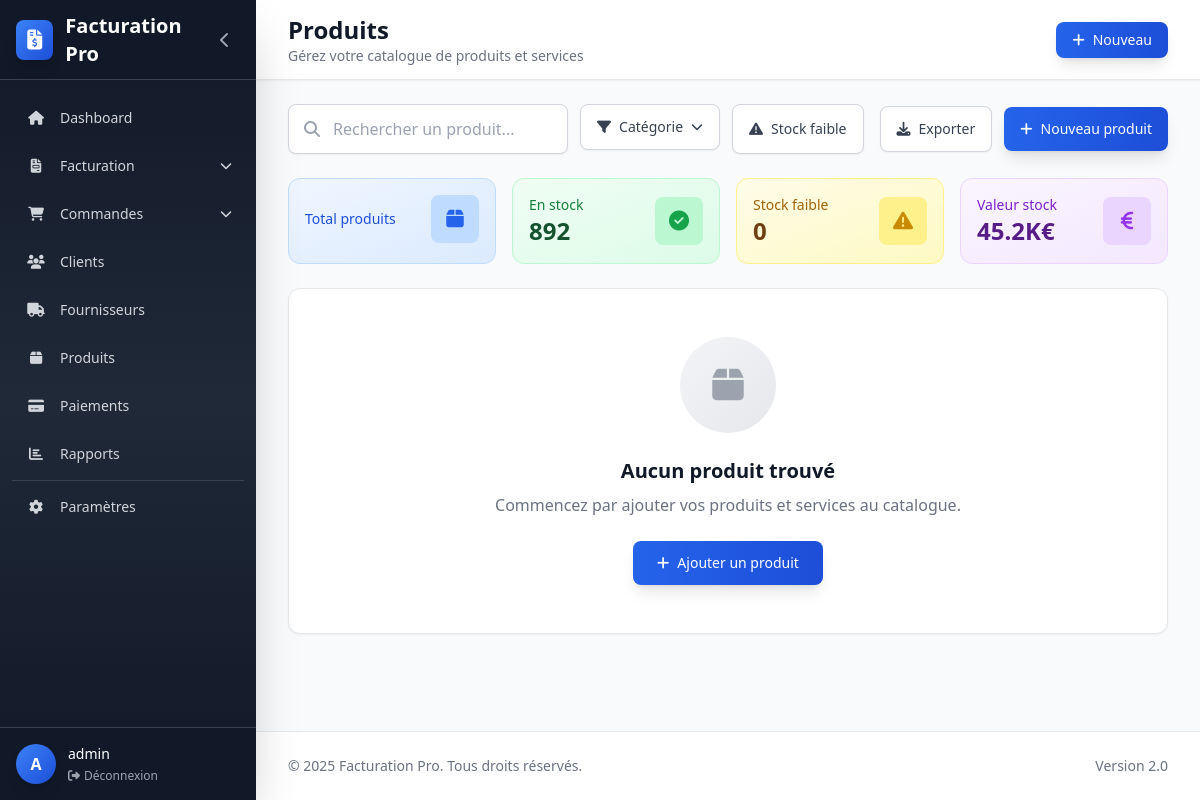
The app's page /products/ (signed in), older data.
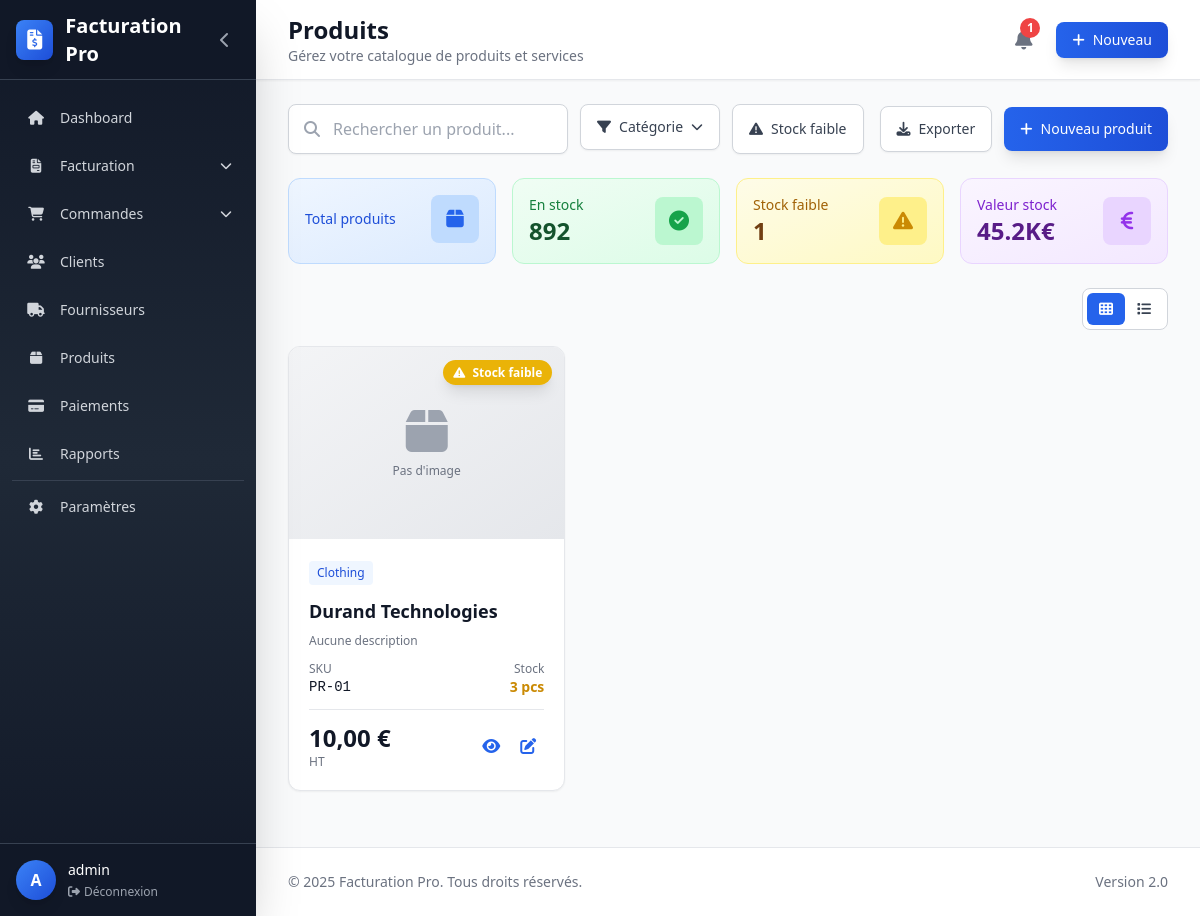
The same page, newer data.
### products/models.py (models this page shows, shortened)
class Product(models.Model):
    id = models.UUIDField(primary_key=True, default=uuid.uuid4, editable=False)
    name = models.CharField(max_length=255, db_index=True, verbose_name=_('Product Name'))
    description = models.TextField(blank=True)
    sku = models.CharField(max_length=100, unique=True, db_index=True, verbose_name=_('SKU'))
    reference = models.CharField(max_length=100, blank=True, db_index=True, verbose_name=_('Reference'))
    unit_price = models.DecimalField(
        max_digits=10, decimal_places=2,
        validators=[MinValueValidator(Decimal('0'))],
        verbose_name=_('Unit Price')
    )
    cost_price = models.DecimalField(
        max_digits=10, decimal_places=2, default=0,
        validators=[MinValueValidator(Decimal('0'))],
        verbose_name=_('Cost Price')
    )
    quantity_in_stock = models.IntegerField(default=0, validators=[MinValueValidator(0)])
    reorder_level = models.IntegerField(default=10, validators=[MinValueValidator(0)],
                                        verbose_name=_('Reorder Level'))
    tax_rate = models.DecimalField(
        max_digits=5, decimal_places=2, default=20,
        validators=[MinValueValidator(Decimal('0'))],
        verbose_name=_('Tax Rate (%)')
    )
    category = models.CharField(max_length=100, blank=True, db_index=True)
    unit = models.CharField(max_length=50, default='pcs', verbose_name=_('Unit of Measurement'))
    is_active = models.BooleanField(default=True)
    image = models.ImageField(upload_to='products/', blank=True, null=True)
    created_by = models.ForeignKey(User, on_delete=models.SET_NULL, null=True, related_name='products_created')
    created_at = models.DateTimeField(auto_now_add=True)
    updated_at = models.DateTimeField(auto_now=True)
    class Meta:
        ordering = ['name']
        verbose_name = _('Product')
        verbose_name_plural = _('Products')
        indexes = [
            models.Index(fields=['sku']),
            models.Index(fields=['name']),
            models.Index(fields=['category']),
        ]
    def is_low_stock(self):
        return self.quantity_in_stock <= self.reorder_level

### products/views.py (the view)
# urls.py: path('products/', ProductListView.as_view(), name='product_list'),
class ProductListView(LoginRequiredMixin, SearchMixin, ListView):
    model = Product
    template_name = 'products/list.html'
    context_object_name = 'products'
    paginate_by = 20
    login_url = 'accounts:login'
    search_fields = ['name', 'sku', 'reference', 'description']
    def get_queryset(self):
        queryset = super().get_queryset()
        category = self.request.GET.get('category')
        if category:
            queryset = queryset.filter(category=category)
        if self.request.GET.get('low_stock'):
            queryset = queryset.filter(quantity_in_stock__lte=F('reorder_level'))
        return queryset.order_by('name')
    def get_context_data(self, **kwargs):
        context = super().get_context_data(**kwargs)
        context['categories'] = Product.objects.values_list('category', flat=True).distinct()
        return context

### core/context_processors.py (called while the page is built)
def site_info(request):
    return {
        'site_name': 'Facturation Pro',
        'site_version': '2.0',
        'current_year': timezone.now().year,
    }

def user_notifications(request):
    if not request.user.is_authenticated:
        return {}
    from invoices.models import Invoice
    from products.models import Product
    from django.db.models import F
    today = timezone.now().date()
    return {
        'overdue_invoices_count': Invoice.objects.filter(
            due_date__lt=today,
            status__in=['sent', 'partial']
        ).count(),
        'low_stock_count': Product.objects.filter(
            quantity_in_stock__lte=F('reorder_level')
        ).count(),
    }

### core/mixins.py (called while the page is built)
    def get_queryset(self):
        queryset = super().get_queryset()
        search = self.request.GET.get('search')
        if search and self.search_fields:
            from django.db.models import Q
            query = Q()
            for field in self.search_fields:
                query |= Q(**{f"{field}__icontains": search})
            queryset = queryset.filter(query)
        return queryset

### templates/products/list.html (shortened to what the changed rows need)
{% extends 'base.html' %}
{% block page_title %}Produits{% endblock %}
{% block content %}
<div class="grid grid-cols-1 md:grid-cols-4 gap-4 mb-6">
    <div class="bg-gradient-to-br from-yellow-50 to-yellow-100 rounded-xl p-4 border border-yellow-200">
        <div class="flex items-center justify-between">
            <div>
                <p class="text-sm font-medium text-yellow-700">Stock faible</p>
                <p class="text-2xl font-bold text-yellow-900">{{ low_stock_count|default:0 }}</p>
            </div>
        </div>
    </div>
</div>
{% if products %}
<div class="mb-4 flex justify-end" x-data="{ view: 'grid' }">
    <div class="inline-flex rounded-lg border border-gray-300 bg-white p-1">
        <button @click="view = 'grid'"
                :class="view === 'grid' ? 'bg-primary-600 text-white' : 'text-gray-700 hover:bg-gray-50'"
                class="px-3 py-1.5 text-sm font-medium rounded-md transition-colors">
            <i class="fas fa-th"></i>
        </button>
        <button @click="view = 'list'"
                :class="view === 'list' ? 'bg-primary-600 text-white' : 'text-gray-700 hover:bg-gray-50'"
                class="px-3 py-1.5 text-sm font-medium rounded-md transition-colors">
            <i class="fas fa-list"></i>
        </button>
    </div>
</div>
<div x-data="{ view: 'grid' }" x-show="view === 'grid'" class="grid grid-cols-1 md:grid-cols-2 lg:grid-cols-3 xl:grid-cols-4 gap-6">
    {% for product in products %}
    <div class="bg-white rounded-xl shadow-sm border border-gray-200 hover:shadow-md transition-all overflow-hidden group">
        <div class="relative h-48 bg-gradient-to-br from-gray-100 to-gray-200 flex items-center justify-center overflow-hidden">
            {% if product.image %}
            <img src="{{ product.image.url }}"
                 alt="{{ product.name }}"
                 class="w-full h-full object-cover group-hover:scale-105 transition-transform duration-300">
            {% else %}
            <div class="text-center">
                <i class="fas fa-box text-gray-400 text-5xl mb-2"></i>
                <p class="text-xs text-gray-500">Pas d'image</p>
            </div>
            {% endif %}
            <div class="absolute top-3 right-3">
                {% if product.is_low_stock %}
                <span class="px-2.5 py-1 bg-yellow-500 text-white text-xs font-semibold rounded-full shadow-lg">
                    <i class="fas fa-exclamation-triangle mr-1"></i>
                    Stock faible
                </span>
                {% elif product.quantity_in_stock > 0 %}
                <span class="px-2.5 py-1 bg-green-500 text-white text-xs font-semibold rounded-full shadow-lg">
                    <i class="fas fa-check mr-1"></i>
                    En stock
                </span>
                {% else %}
                <span class="px-2.5 py-1 bg-red-500 text-white text-xs font-semibold rounded-full shadow-lg">
                    <i class="fas fa-times mr-1"></i>
                    Rupture
                </span>
                {% endif %}
            </div>
        </div>
        <div class="p-5">
            <div class="mb-3">
                {% if product.category %}
                <span class="inline-block px-2 py-1 text-xs font-medium text-primary-700 bg-primary-50 rounded">
                    {{ product.category }}
                </span>
                {% endif %}
            </div>
            <a href="{% url 'products:detail' product.pk %}"
               class="block mb-2 group-hover:text-primary-600 transition-colors">
                <h3 class="text-lg font-bold text-gray-900 truncate">{{ product.name }}</h3>
            </a>
            <p class="text-xs text-gray-500 mb-3 line-clamp-2">
                {{ product.description|truncatewords:15|default:"Aucune description" }}
            </p>
            <div class="flex items-center justify-between mb-3">
                <div>
                    <p class="text-xs text-gray-500">SKU</p>
                    <p class="text-sm font-mono text-gray-900">{{ product.sku }}</p>
                </div>
                <div class="text-right">
                    <p class="text-xs text-gray-500">Stock</p>
                    <p class="text-sm font-bold {% if product.is_low_stock %}text-yellow-600{% else %}text-gray-900{% endif %}">
                        {{ product.quantity_in_stock }} {{ product.unit }}
                    </p>
                </div>
            </div>
            <div class="pt-3 border-t border-gray-200 flex items-center justify-between">
                <div>
                    <p class="text-2xl font-bold text-gray-900">{{ product.unit_price|floatformat:2 }} €</p>
                    <p class="text-xs text-gray-500">HT</p>
                </div>
                <div class="flex space-x-1">
                    <a href="{% url 'products:detail' product.pk %}"
                       class="p-2 text-primary-600 hover:bg-primary-50 rounded-lg transition-colors"
                       title="Voir">
                        <i class="fas fa-eye"></i>
                    </a>
                    <a href="{% url 'products:edit' product.pk %}"
                       class="p-2 text-blue-600 hover:bg-blue-50 rounded-lg transition-colors"
                       title="Modifier">
                        <i class="fas fa-edit"></i>
                    </a>
                </div>
            </div>
        </div>
    </div>
    {% endfor %}
</div>
{% else %}
<div class="bg-white rounded-xl shadow-sm border border-gray-200 p-12 text-center">
    <div class="w-24 h-24 bg-gradient-to-br from-gray-100 to-gray-200 rounded-full flex items-center justify-center mx-auto mb-6">
        <i class="fas fa-box text-gray-400 text-4xl"></i>
    </div>
    <h3 class="text-xl font-bold text-gray-900 mb-2">
        Aucun produit trouvé
    </h3>
    <p class="text-gray-500 mb-6">
        {% if request.GET.search %}
        Aucun résultat pour "{{ request.GET.search }}". Essayez une autre recherche.
        {% else %}
        Commencez par ajouter vos produits et services au catalogue.
        {% endif %}
    </p>
    {% if not request.GET.search %}
    <a href="{% url 'products:create' %}"
       class="inline-flex items-center px-6 py-3 text-sm font-medium text-white bg-gradient-to-r from-primary-600 to-primary-700 rounded-lg hover:from-primary-700 hover:to-primary-800 shadow-lg hover:shadow-xl transition-all">
        <i class="fas fa-plus mr-2"></i>
        Ajouter un produit
    </a>
    {% endif %}
</div>
{% endif %}
{% endblock %}

### templates/base.html (shortened to what the changed rows need)
<!DOCTYPE html>
<html lang="fr" class="h-full bg-gray-50">
<head>
    <script src="https://cdn.tailwindcss.com"></script>
    <link rel="stylesheet" href="https://cdnjs.cloudflare.com/ajax/libs/font-awesome/6.4.0/css/all.min.css">
</head>
<body class="h-full" x-data="{ sidebarOpen: true, mobileMenuOpen: false }">
    <div :class="sidebarOpen ? 'lg:pl-64' : 'lg:pl-20'"
         class="flex flex-col flex-1 min-h-screen transition-all duration-300">
        <div class="sticky top-0 z-10 flex items-center justify-between h-20 px-4 bg-white border-b border-gray-200 shadow-sm lg:px-8">
            <div class="flex-1">
                <h1 class="text-2xl font-bold text-gray-900">
                    {% block page_title %}Dashboard{% endblock %}
                </h1>
            </div>
            <div class="flex items-center space-x-4">
                {% if user.is_authenticated %}
                    {% if overdue_invoices_count or low_stock_count %}
                    <div x-data="{ open: false }" class="relative">
                        <button @click="open = !open"
                                class="relative p-2 text-gray-500 hover:text-gray-700 hover:bg-gray-100 rounded-lg">
                            <i class="fas fa-bell text-xl"></i>
                            <span class="absolute top-0 right-0 w-5 h-5 text-xs font-bold text-white bg-red-500 rounded-full flex items-center justify-center">
                                {{ overdue_invoices_count|add:low_stock_count }}
                            </span>
                        </button>
                    </div>
                    {% endif %}
                {% endif %}
            </div>
        </div>
        <main class="flex-1 px-4 py-6 lg:px-8">
            {% block content %}{% endblock %}
        </main>
    </div>
</body>
</html>

Row changes from the older to the newer data that the page shows:
added Product: image "Pas d'image", reorder_level 10 (drawn), category "Clothing", name "Durand Technologies", description "Aucune description", sku "PR-01", quantity_in_stock "3", unit "pcs", unit_price "10,00"
Text that changed along with them:
{{ overdue_invoices_count|add:low_stock_count }}: (not shown) → "1"
{{ low_stock_count|default:0 }}: "0" → "1"
text no longer shown: "Aucun produit trouvé Commencez par ajouter vos produits et services au catalogue. Ajouter un produit"
